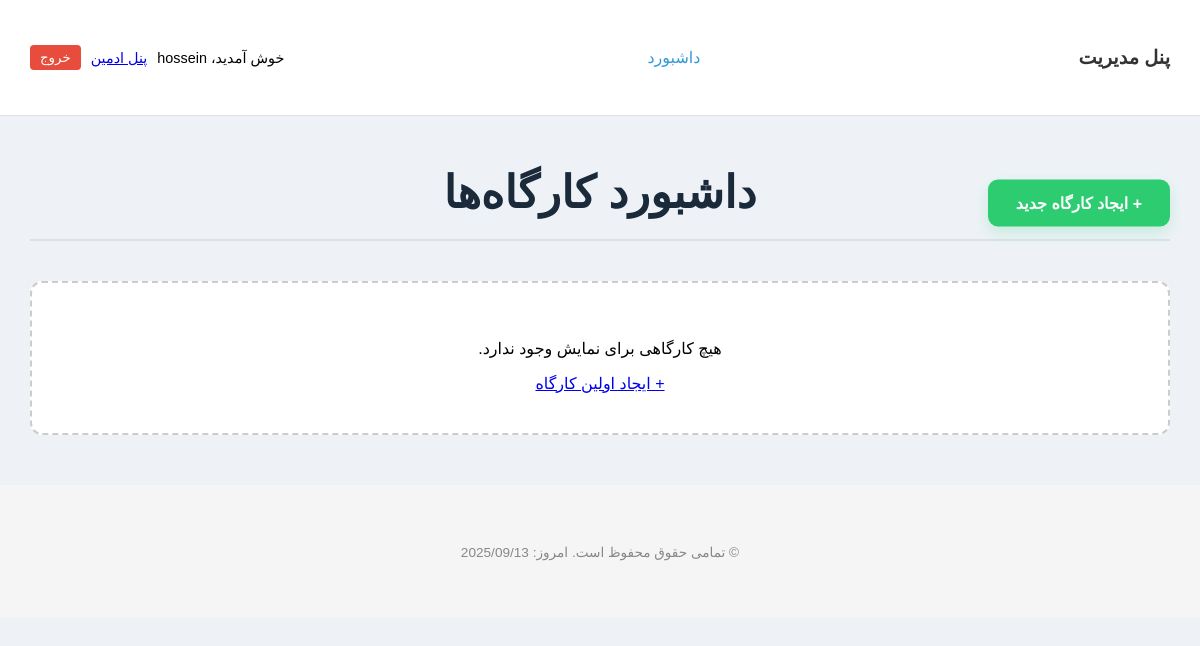
The app's page /workshops/ (signed in), older data.
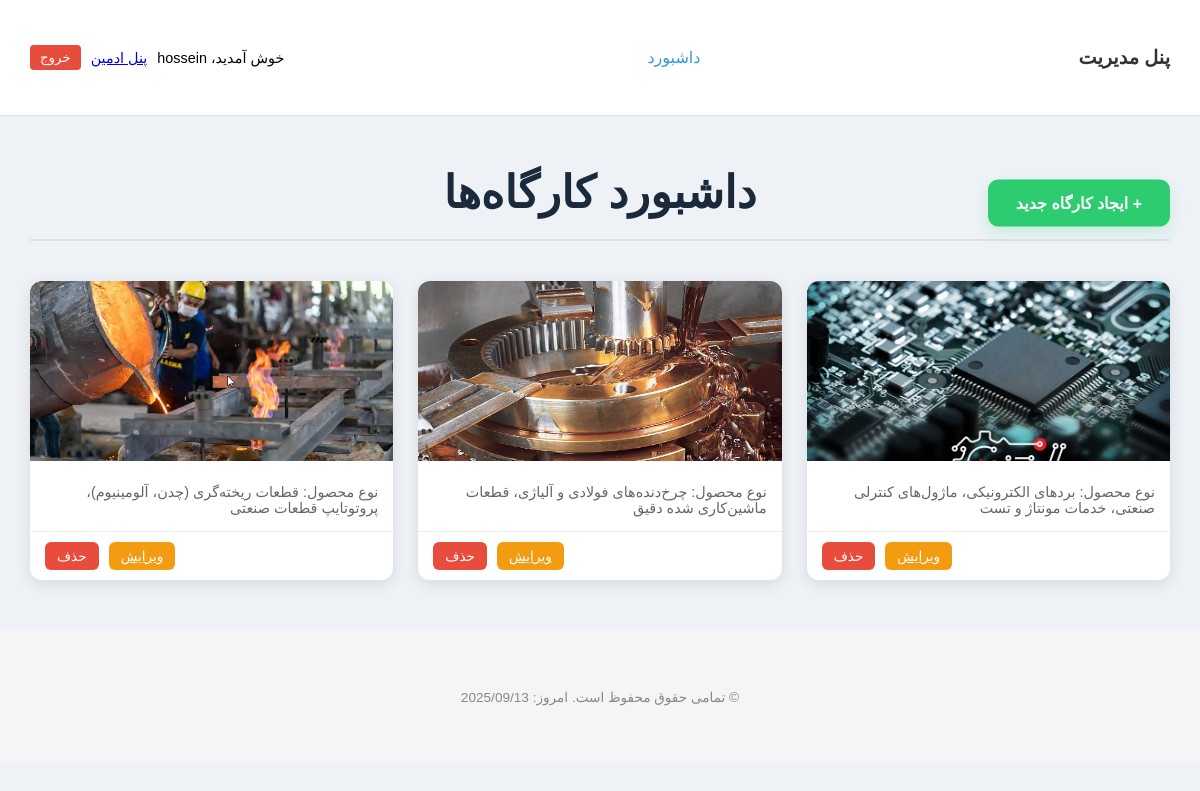
The same page, newer data.
### workshops/models.py (models this page shows, shortened)
class Workshop(models.Model):
    owner = models.ForeignKey(User, on_delete=models.CASCADE, related_name='workshops', verbose_name="مالک")
    title = models.CharField(max_length=200, verbose_name="عنوان کارگاه")
    description = models.TextField(verbose_name="توضیحات")
    cover_image = models.ImageField(upload_to='workshop_covers/', blank=True, null=True, verbose_name="تصویر کاور")
    agency = models.CharField(max_length=150, blank=True, null=True, verbose_name="نمایندگی/شرکت")
    contact_number = models.CharField(max_length=20, blank=True, null=True, verbose_name="شماره تماس")
    location = models.CharField(max_length=255, blank=True, null=True, verbose_name="موقعیت مکانی")
    product_type = models.CharField(max_length=100, blank=True, null=True, verbose_name="نوع محصول/خدمات")
    required_capital = models.DecimalField(max_digits=15, decimal_places=0, default=0, verbose_name="سرمایه مورد نیاز (تومان)")
    profit_percentage = models.FloatField(default=0.0, verbose_name="درصد سود برای سرمایه‌گذار")
    contract_duration = models.IntegerField(default=12, verbose_name="مدت قرارداد (به ماه)")
    contract_details = models.TextField(blank=True, null=True, verbose_name="جزئیات تکمیلی قرارداد")
    created_at = models.DateTimeField(auto_now_add=True, verbose_name="زمان ایجاد")
    updated_at = models.DateTimeField(auto_now=True, verbose_name="زمان بروزرسانی")
    class Meta:
        verbose_name = "کارگاه"
        verbose_name_plural = "کارگاه‌ها"
        ordering = ['-created_at']

### workshops/views.py (the view)
# urls.py: path('workshops/', views.dashboard_view, name='workshop_list'),
@login_required
def dashboard_view(request):
    if request.user.is_staff or request.user.is_superuser:
        workshops = Workshop.objects.all().order_by('-created_at')
    else:
        workshops = Workshop.objects.filter(owner=request.user).order_by('-created_at')
    return render(request, 'dashboard.html', {'workshops': workshops})

### templates/dashboard.html (shortened to what this page needs)
{% extends "base.html" %}
{% load static %}
{% block extra_head %}
<link rel="stylesheet" href="{% static 'css/dashboard.css' %}">
{% endblock %}
{% block content %}
<div class="container">
    <div class="dashboard-header">
        <h1>داشبورد کارگاه‌ها</h1>
        <a href="{% url 'workshop_create' %}" class="btn-create">+ ایجاد کارگاه جدید</a>
    </div>
    <div class="workshops-grid">
        {% for workshop in workshops %}
        <div class="workshop-card">
            <a href="{% url 'workshop_detail' workshop.pk %}" class="card-link">
                <div class="card-image-container">
                    {% if workshop.cover_image %}
                        <img src="{{ workshop.cover_image.url }}" alt="{{ workshop.name }}">
                    {% else %}
                        <div class="no-image-placeholder">بدون تصویر کاور</div>
                    {% endif %}
                </div>
                <div class="card-body">
                    <p class="card-text">نوع محصول: {{ workshop.product_type }}</p>
                </div>
            </a>
            <div class="card-footer">
                <a href="{% url 'workshop_edit' workshop.pk %}" class="btn-action btn-edit">ویرایش</a>
                <form action="{% url 'workshop_delete' workshop.pk %}" method="post" style="display:inline;">
                    <button type="submit" class="btn-action btn-delete" onclick="return confirm('حذف شود؟')">حذف</button>
                </form>
            </div>
        </div>
        {% empty %}
        <div class="no-workshops">
            <p>هیچ کارگاهی برای نمایش وجود ندارد.</p>
            <a href="{% url 'workshop_create' %}" class="btn-create">+ ایجاد اولین کارگاه</a>
        </div>
        {% endfor %}
    </div>
</div>
{% endblock %}

Row changes from the older to the newer data that the page shows:
added Workshop: cover_image (picture), product_type "بردهای الکترونیکی، ماژول‌های کنترلی صنعتی، خدمات مونتاژ و تست"
added Workshop: cover_image (picture), product_type "چرخ‌دنده‌های فولادی و آلیاژی، قطعات ماشین‌کاری شده دقیق"
added Workshop: cover_image (picture), product_type "قطعات ریخته‌گری (چدن، آلومینیوم)، پروتوتایپ قطعات صنعتی"
Text that changed along with them:
text no longer shown: "هیچ کارگاهی برای نمایش وجود ندارد. + ایجاد اولین کارگاه"
